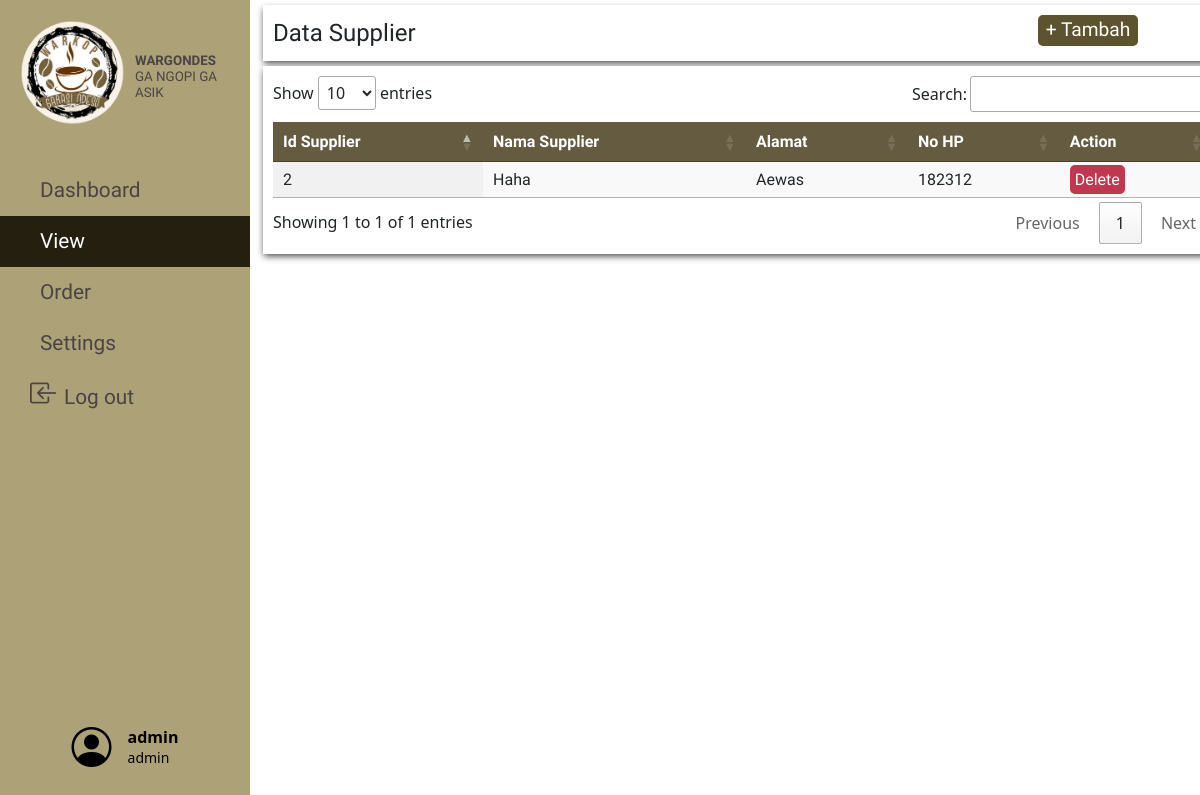
Before: /php/viewSupplierPage.php (signed in) with the older database file.
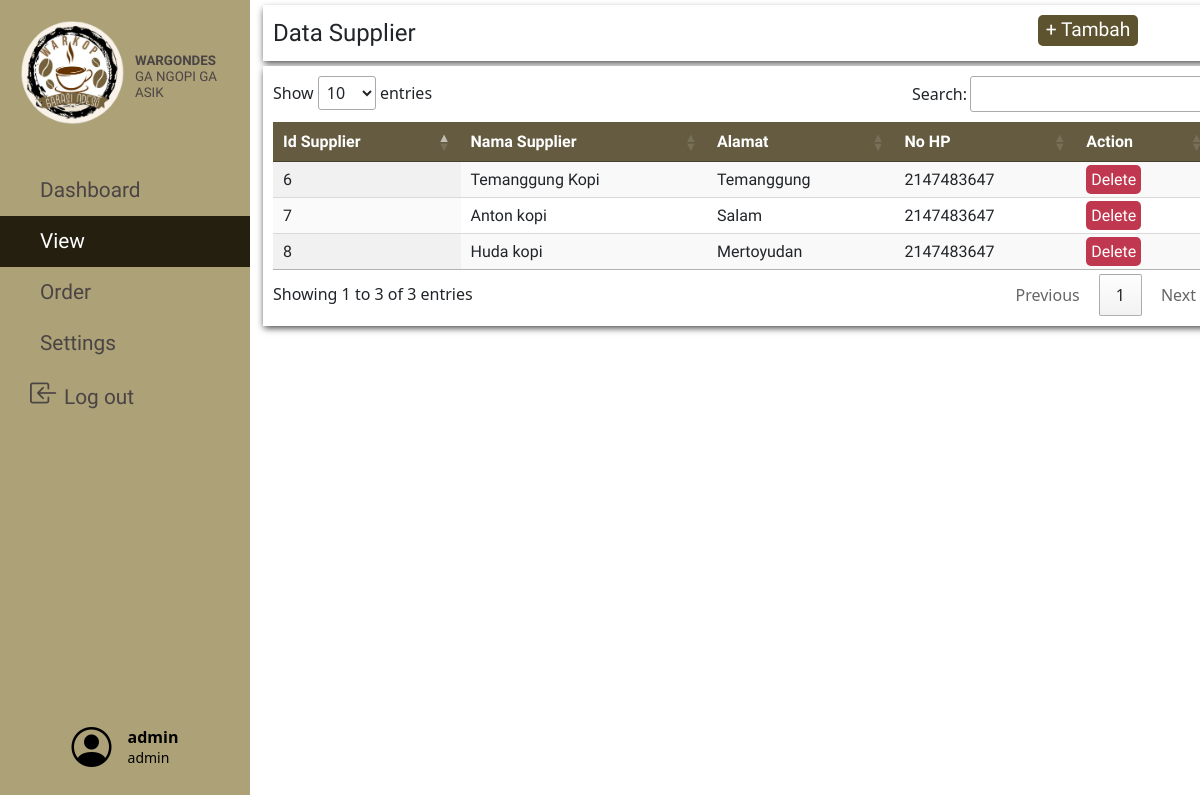
After: the same page with the newer database file.
### tables this page shows
CREATE TABLE `supplier` (
  `id_supplier` int(11) NOT NULL,
  `nama_supplier` varchar(25) NOT NULL,
  `alamat_supplier` varchar(25) NOT NULL,
  `no_hp` int(12) NOT NULL
);

### php/viewSupplierPage.php (the view, shortened to what this page needs)
<html>
	<?php $page = 'viewPage'; include('../include/header.php');?>
	<?php include('../include/navbar.php');?>
	<?php include('../database/db.php');?>
	<link href="../css/ViewOrder.css" rel="stylesheet" type="text/css" />
	<body style="background:url('https://img.freepik.com/free-photo/right-corner-coffee-beans-with-copy-space_23-2148255026.jpg?w=826&t=st=1690722306~exp=1690722906~hmac=857df898b9099e272b7c4738dd9a2e88d4b1ef4aa3c55a6ebd3c8b798e20c916');background-repeat:no-repeat;
background-position: center center;background-size: cover;">
		<div class="label SupplierList">Data Supplier
			<button id="myBtn" style="width:100px;">+ Tambah</button>
		</div>
		<table id="supplier_list" class="display">
			<thead>
				<tr>
					<th>Id Supplier</th>
					<th>Nama Supplier</th>
					<th>Alamat</th>
					<th>No HP</th>
					<th>Action</th>
				</tr>
			</thead>
				<tbody>
					<?php
						$sql = "SELECT * FROM supplier";
						$result = $conn->query($sql);
					?>
					<?php if ($result->num_rows > 0): ?>
						<?php while($row = $result->fetch_assoc()): ?>
							<tr>
								<td><?php echo $row["id_supplier"]; ?></td>
								<td><?php echo $row["nama_supplier"]; ?></td>
								<td><?php echo $row["alamat_supplier"]; ?></td>
								<td><?php echo $row["no_hp"]; ?></td>
								<td><a onclick="return alert('Supplier Deleted');" href="../actions/supplier_delete.php?id_supplier=<?php echo $row["id_supplier"];?>" class="action delete">Delete</td>
							</tr>
						<?php endwhile; ?>
					<?php endif; ?>
				</tbody>
			</table>
	</body>
</html>

Changed rows visible on the page:
removed supplier: id_supplier "2", nama_supplier "Haha", alamat_supplier "Aewas", no_hp "182312"
added supplier: id_supplier "6", nama_supplier "Temanggung Kopi", alamat_supplier "Temanggung", no_hp "2147483647"
added supplier: id_supplier "7", nama_supplier "Anton kopi", alamat_supplier "Salam", no_hp "2147483647"
added supplier: id_supplier "8", nama_supplier "Huda kopi", alamat_supplier "Mertoyudan", no_hp "2147483647"
Other visible differences:
text written by a page script: "Show entries Search: Showing 1 to 1 of 1 entries Previous 1 Next" → "Show entries Search: Showing 1 to 3 of 3 entries Previous 1 Next"
